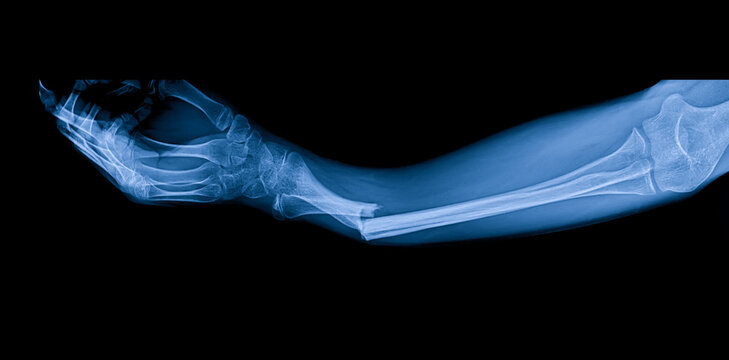
#> input picture sample_reports/image1.jpg, 729 x 360 px
$ python -i image_guard.py   (imports and definitions only)
#> lines starting #> are read from the running program, lines starting #| are printed output that depends on the picture
from __future__ import annotations
from PIL import Image
import numpy as np
import cv2  # type: ignore


def _load_gray(path: str) -> np.ndarray:
#> called with path = '../../sample_reports/image1.jpg'
    img = Image.open(path).convert("L")
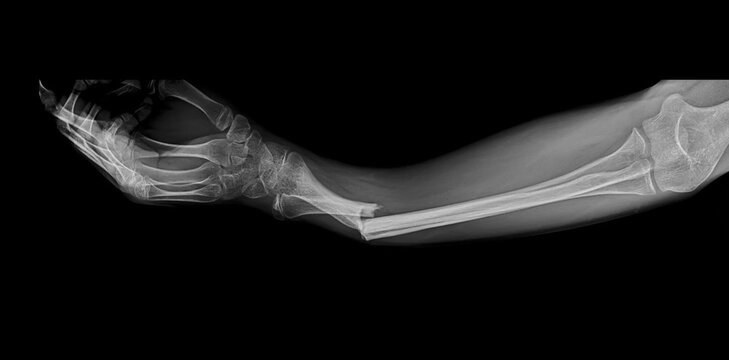
#> img: PIL image 729x360 L; min 0, max 226, mean 25.3
    return np.array(img)


def is_grayscale_image(path: str, tol: float = 2.5) -> bool:
    """Return True if image is effectively grayscale (low channel variance).
    Loads color if present and compares channels. For robustness, we just check L-mode conversion stability.
    """
    try:
        im = Image.open(path)
        if im.mode in ("L", "I;16", "1"):
            return True
        im_rgb = im.convert("RGB")
        r, g, b = im_rgb.split()
        r, g, b = np.array(r, float), np.array(g, float), np.array(b, float)
        diff_rg = np.abs(r - g).mean()
        diff_gb = np.abs(g - b).mean()
        diff_rb = np.abs(r - b).mean()
        return (diff_rg + diff_gb + diff_rb) / 3.0 < tol
    except Exception:
        return True


def edge_density(path: str) -> float:
    """Canny edge density in [0,1]."""
    try:
        g = _load_gray(path)
        g = cv2.resize(g, (512, 512), interpolation=cv2.INTER_AREA)
        edges = cv2.Canny(g, 50, 150)
        return float((edges > 0).mean())
    except Exception:
        return 0.2


def is_likely_chest_xray(path: str) -> tuple[bool, str]:
    """Heuristic to reject non-chest X-rays (e.g., hand/forearm films).
    Relax color requirement (some X-rays are RGB). Use:
    - Aspect ratio roughly portrait/square [0.6, 1.6]
    - Moderate edge density (hands have many fine edges): threshold ~ 0.22
    - Dark field proportion within range (lungs occupy sizable dark area): ~ [0.12, 0.65]
    """
    try:
        im = Image.open(path)
        w, h = im.size
        ar = w / max(h, 1)
        g = _load_gray(path)
        ed = edge_density(path)
        # proportion of dark pixels
        dark_ratio = float((g < 70).mean())
        if not (0.6 <= ar <= 1.6):
            return False, f"Aspect ratio {ar:.2f} out of chest range"
        if ed > 0.22:
            return False, f"Edge density {ed:.2f} too high for chest"
        if not (0.12 <= dark_ratio <= 0.65):
            return False, f"Dark field ratio {dark_ratio:.2f} atypical for chest"
        return True, "looks like chest X-ray"
    except Exception as e:
        return False, f"error: {e}"


def is_likely_ultrasound(path: str) -> tuple[bool, str]:
    """Heuristic for ultrasound: grayscale and speckle-like texture (moderate local variance).
    We compute local std over patches and require mean std in range.
    """
    try:
        g = _load_gray(path)
        g = cv2.resize(g, (384, 384), interpolation=cv2.INTER_AREA)
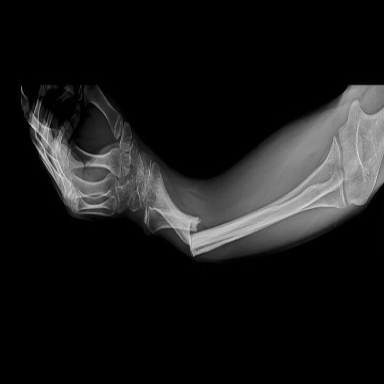
#> g: shape (384, 384); min 0, max 219, mean 25.3
        # local std via blur approximations
        g_f = g.astype(np.float32)
        mean = cv2.GaussianBlur(g_f, (11, 11), 0)
        sq = cv2.GaussianBlur(g_f * g_f, (11, 11), 0)
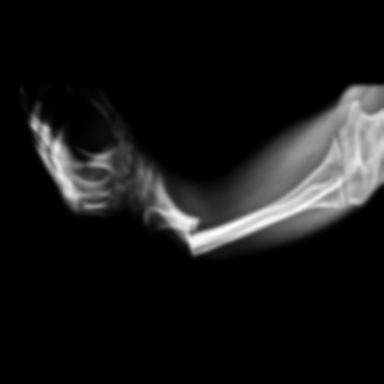
#> sq: shape (384, 384) float32; min 0, max 34383.3, mean 3171.2; drawn with min black and max white
        var = np.maximum(sq - mean * mean, 0)
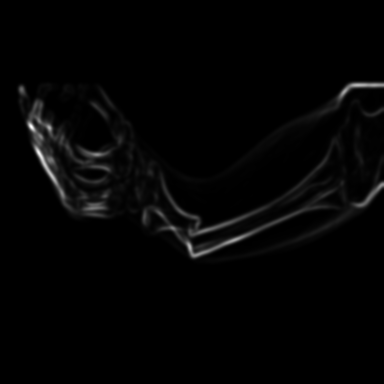
#> var: shape (384, 384) float32; min 0, max 5115.8, mean 87.1; drawn with min black and max white
        std = np.sqrt(var + 1e-6)
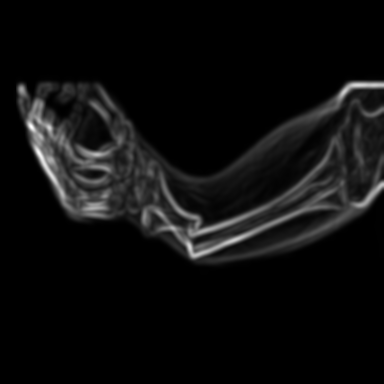
#> std: shape (384, 384) float32; min 0.001, max 71.52, mean 3.9; drawn with min black and max white
        mstd = float(std.mean())
#> mstd = 3.95
        # ultrasound tends to be grayscale with moderate std
        if not is_grayscale_image(path):
#> in is_grayscale_image, im is the input picture: PIL image 729x360 RGB; mean R, G, B 15.4, 27.6, 40
#> in is_grayscale_image, `r, g, b = im_rgb.split()`:
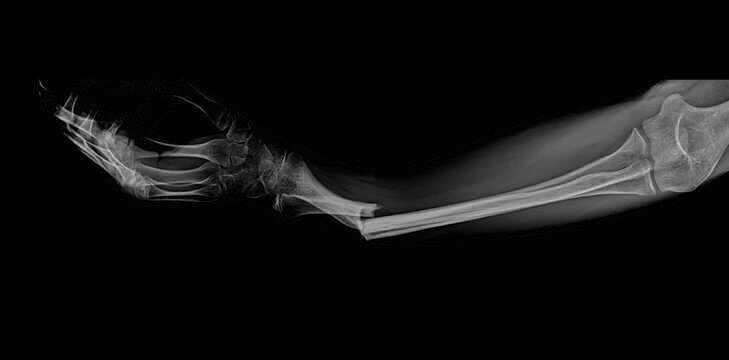
#> r: PIL image 729x360 L; min 0, max 207, mean 15.4
#> in is_grayscale_image, `r, g, b = im_rgb.split()`:
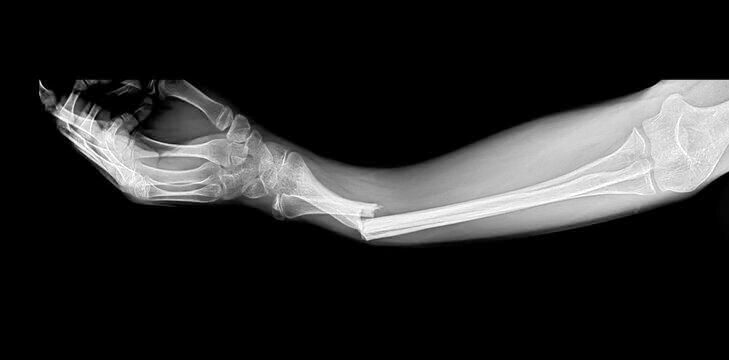
#> b: PIL image 729x360 L; min 0, max 255, mean 40
#> in is_grayscale_image, `diff_rg = np.abs(r - g).mean()`: diff_rg = 12.21
#> in is_grayscale_image, `diff_gb = np.abs(g - b).mean()`: diff_gb = 12.43
#> in is_grayscale_image, `diff_rb = np.abs(r - b).mean()`: diff_rb = 24.62
            return False, "Not grayscale"
        if not (8.0 <= mstd <= 38.0):
            return False, f"Local std {mstd:.1f} not in ultrasound range"
        return True, "looks like ultrasound"
    except Exception as e:
        return False, f"error: {e}"

>>> result = is_likely_ultrasound('../../sample_reports/image1.jpg')
#> result = (False, 'Not grayscale')

$ run again, on sample_reports/image2.jpg
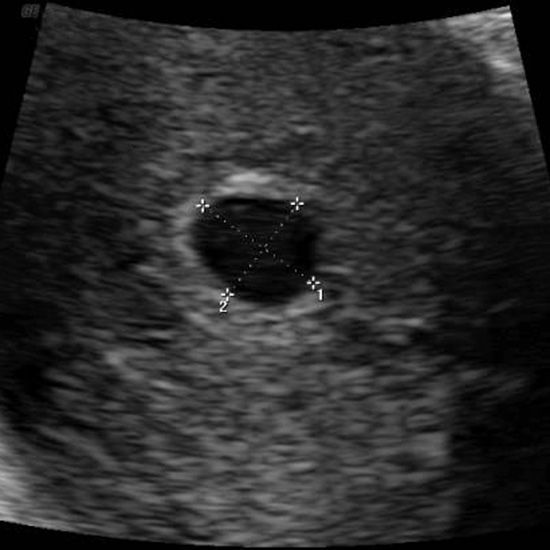
#> input picture sample_reports/image2.jpg, 550 x 550 px
#> in is_likely_ultrasound, `var = np.maximum(sq - mean * mean, 0)`:
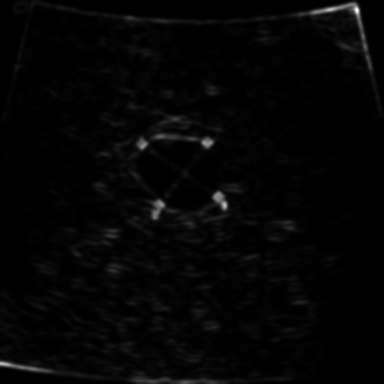
#> var: shape (384, 384) float32; min 0, max 6108.1, mean 125; drawn with min black and max white
#> in is_likely_ultrasound, `std = np.sqrt(var + 1e-6)`:
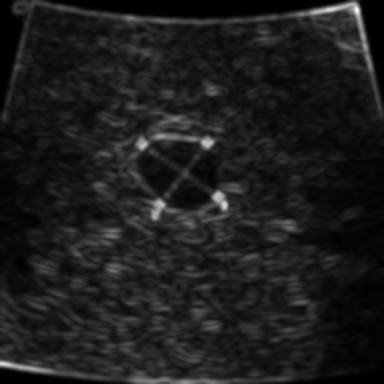
#> std: shape (384, 384) float32; min 0.001, max 78.15, mean 9; drawn with min black and max white
#> mstd = 8.95
#> in is_grayscale_image, im is the input picture: PIL image 550x550 RGB; min 0, max 255, mean 41.9
#> diff_rg = 0
#> result = (True, 'looks like ultrasound')

$ run again, on sample_reports/image4.jpg
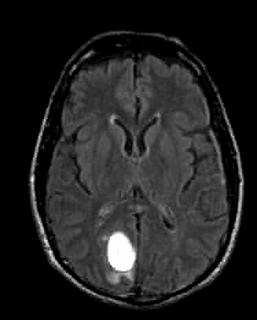
#> input picture sample_reports/image4.jpg, 257 x 320 px
#> in _load_gray, img is the input picture: PIL image 257x320 L; min 0, max 255, mean 34.2
#> in is_likely_ultrasound, `std = np.sqrt(var + 1e-6)`:
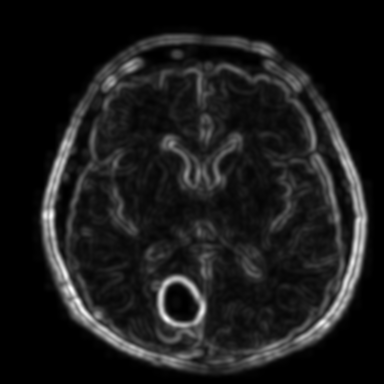
#> std: shape (384, 384) float32; min 0.001, max 75.74, mean 8; drawn with min black and max white
#> mstd = 7.96
#> result = (False, 'Local std 8.0 not in ultrasound range')
